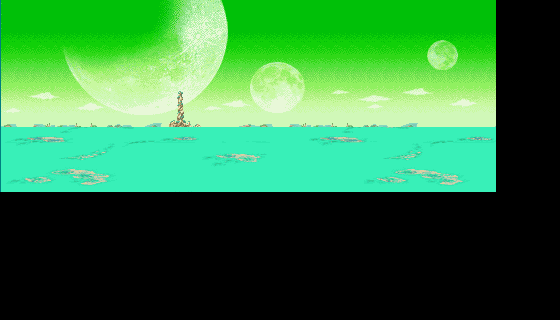

Rendered tile map (Tiled .tmx) drawn with the repository's tilesets; below, a short description and the full map source, tile grids included:
An orthogonal 35x20 tile map with 16x16 px tiles, 1 tile layer (Tile Layer 1).

<map version="1.10" tiledversion="1.10.2" orientation="orthogonal" renderorder="right-down" width="35" height="20" tilewidth="16" tileheight="16" infinite="0" nextlayerid="2" nextobjectid="1">
 <tileset firstgid="1" name="map1" tilewidth="16" tileheight="16" tilecount="372" columns="31">
  <image source="map1.png" width="511" height="205" />
 </tileset>
 <layer id="1" name="Tile Layer 1" width="35" height="20">
  <data encoding="csv">
1,2,3,4,5,6,7,8,9,10,11,12,13,14,15,16,17,18,19,20,21,22,23,24,25,26,27,28,29,30,31,0,0,0,0,
32,33,34,35,36,37,38,39,40,41,42,43,44,45,46,47,48,49,50,51,52,53,54,55,56,57,58,59,60,61,62,0,0,0,0,
63,64,65,66,67,68,69,70,71,72,73,74,75,76,77,78,79,80,81,82,83,84,85,86,87,88,89,90,91,92,93,0,0,0,0,
94,95,96,97,98,99,100,101,102,103,104,105,106,107,108,109,110,111,112,113,114,115,116,117,118,119,120,121,122,123,124,0,0,0,0,
125,126,127,128,129,130,131,132,133,134,135,136,137,138,139,140,141,142,143,144,145,146,147,148,149,150,151,152,153,154,155,0,0,0,0,
156,157,158,159,160,161,162,163,164,165,166,167,168,169,170,171,172,173,174,175,176,177,178,179,180,181,182,183,184,185,186,0,0,0,0,
187,188,189,190,191,192,193,194,195,196,197,198,199,200,201,202,203,204,205,206,207,208,209,210,211,212,213,214,215,216,217,0,0,0,0,
218,219,220,221,222,223,224,225,226,227,228,229,230,231,232,233,234,235,236,237,238,239,240,241,242,243,244,245,246,247,248,0,0,0,0,
249,250,251,252,253,254,255,256,257,258,259,260,261,262,263,264,265,266,267,268,269,270,271,272,273,274,275,276,277,278,279,0,0,0,0,
280,281,282,283,284,285,286,287,288,289,290,291,292,293,294,295,296,297,298,299,300,301,302,303,304,305,306,307,308,309,310,0,0,0,0,
311,312,313,314,315,316,317,318,319,320,321,322,323,324,325,326,327,328,329,330,331,332,333,334,335,336,337,338,339,340,341,0,0,0,0,
342,343,344,345,346,347,348,349,350,351,352,353,354,355,356,357,358,359,360,361,362,363,364,365,366,367,368,369,370,371,372,0,0,0,0,
0,0,0,0,0,0,0,0,0,0,0,0,0,0,0,0,0,0,0,0,0,0,0,0,0,0,0,0,0,0,0,0,0,0,0,
0,0,0,0,0,0,0,0,0,0,0,0,0,0,0,0,0,0,0,0,0,0,0,0,0,0,0,0,0,0,0,0,0,0,0,
0,0,0,0,0,0,0,0,0,0,0,0,0,0,0,0,0,0,0,0,0,0,0,0,0,0,0,0,0,0,0,0,0,0,0,
0,0,0,0,0,0,0,0,0,0,0,0,0,0,0,0,0,0,0,0,0,0,0,0,0,0,0,0,0,0,0,0,0,0,0,
0,0,0,0,0,0,0,0,0,0,0,0,0,0,0,0,0,0,0,0,0,0,0,0,0,0,0,0,0,0,0,0,0,0,0,
0,0,0,0,0,0,0,0,0,0,0,0,0,0,0,0,0,0,0,0,0,0,0,0,0,0,0,0,0,0,0,0,0,0,0,
0,0,0,0,0,0,0,0,0,0,0,0,0,0,0,0,0,0,0,0,0,0,0,0,0,0,0,0,0,0,0,0,0,0,0,
0,0,0,0,0,0,0,0,0,0,0,0,0,0,0,0,0,0,0,0,0,0,0,0,0,0,0,0,0,0,0,0,0,0,0
</data>
 </layer>
</map>